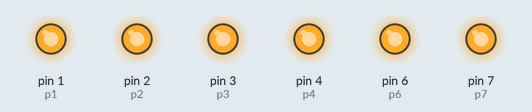
This sketch was run on a simulated Arduino Uno, built with avr-gcc and run on an emulated ATmega328P. Shown: output pins drawn as LEDs (lit = HIGH).

Above: at 0.1 s.
Timing chart, 0 to 1.6 s (numbered marks = the images above):
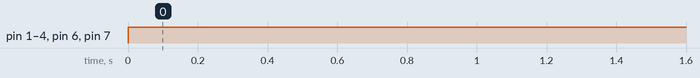

The sketch:

cathode.ino
```cpp
int p1=1,p2=2,p3=3,p4=4,p5=5,p6=6,p7=7;
void setup() {
  pinMode(1,OUTPUT);
  pinMode(2,OUTPUT);
  pinMode(3,OUTPUT);
  pinMode(4,OUTPUT);
  //pinMode(5,OUTPUT);
  pinMode(6,OUTPUT);
  pinMode(7,OUTPUT);


}

void loop() {
  digitalWrite(p1,HIGH);
  digitalWrite(p2,HIGH);
  digitalWrite(p3,HIGH);
  digitalWrite(p4,HIGH);
  //digitalWrite(p5,HIGH);
  digitalWrite(p6,HIGH);
  digitalWrite(p7,HIGH);


  delay(500);


}
```

Measured:
- by itself, pin 1 (p1), pin 2 (p2), pin 3 (p3), pin 4 (p4), pin 6 (p6), pin 7 (p7): LOW → HIGH at 0.00 s
